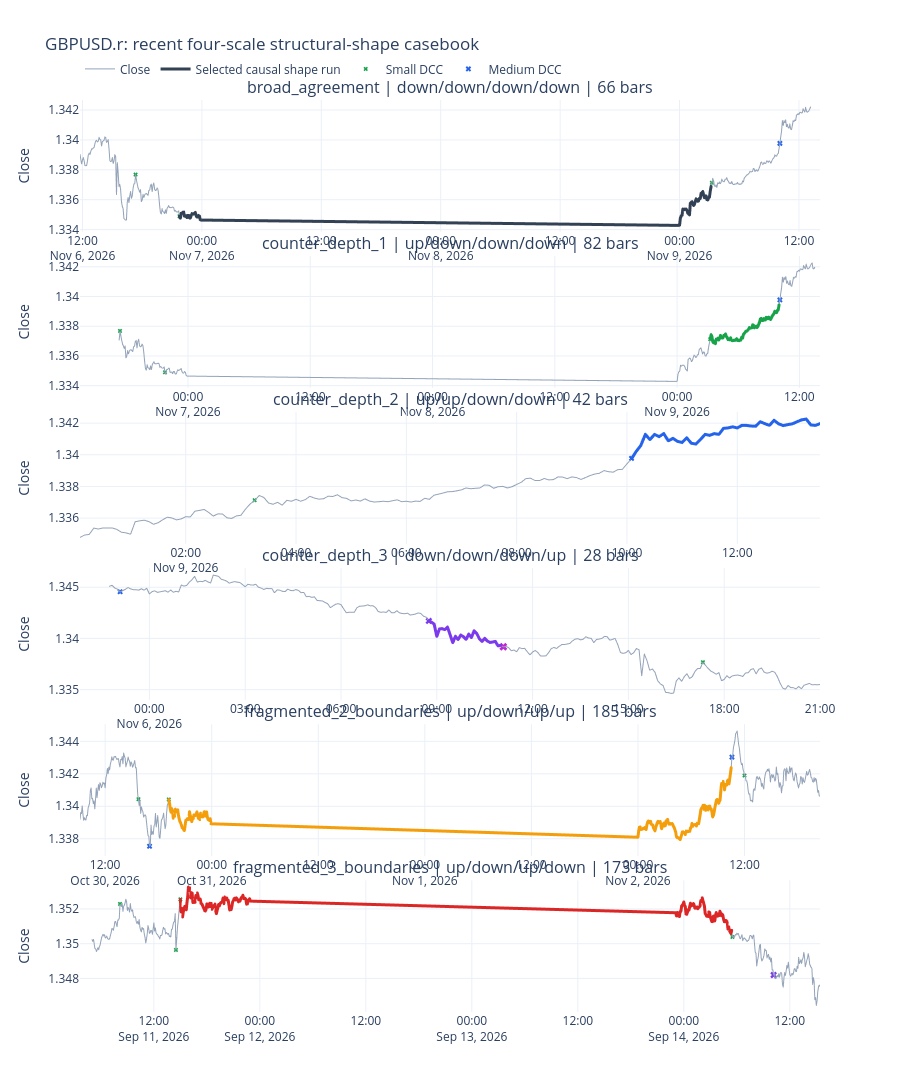

The code cell stored with this chart in its notebook:
### Code cell
def plot_shape_casebook(close: pd.Series, examples: pd.DataFrame) -> go.Figure:
    figure = make_subplots(
        rows=len(examples),
        cols=1,
        vertical_spacing=min(0.045, 0.16 / len(examples)),
        subplot_titles=[
            f"{example.hierarchy_shape} | {example.configuration} | {example.bars} bars"
            for example in examples.itertuples(index=False)
        ],
    )

    for row_number, example in enumerate(examples.itertuples(index=False), start=1):
        window_start_position = max(0, int(example.start_position) - CASEBOOK_BARS_BEFORE)
        window_end_position = min(
            len(close), int(example.end_position) + CASEBOOK_BARS_AFTER + 1
        )
        price_window = close.iloc[window_start_position:window_end_position]
        active_prices = close.iloc[int(example.start_position):int(example.end_position) + 1]
        figure.add_trace(go.Scattergl(
            x=price_window.index,
            y=price_window.to_numpy(),
            mode="lines",
            name="Close",
            legendgroup="close",
            showlegend=row_number == 1,
            line={"color": "#94a3b8", "width": 1.0},
            hovertemplate="time=%{x}<br>close=%{y:.5f}<extra></extra>",
        ), row=row_number, col=1)
        figure.add_trace(go.Scattergl(
            x=active_prices.index,
            y=active_prices.to_numpy(),
            mode="lines",
            name="Selected causal shape run",
            legendgroup="active_shape",
            showlegend=row_number == 1,
            line={"color": shape_colors[example.hierarchy_shape], "width": 3.0},
            hovertemplate="active shape<br>time=%{x}<br>close=%{y:.5f}<extra></extra>",
        ), row=row_number, col=1)

        for scale in SCALE_ORDER:
            ledger = event_ledgers[scale]
            visible_dccs = ledger.loc[
                ledger["dcc_idx"].between(price_window.index[0], price_window.index[-1])
            ]
            if visible_dccs.empty:
                continue
            figure.add_trace(go.Scatter(
                x=visible_dccs["dcc_idx"],
                y=visible_dccs["dcc_price"],
                mode="markers",
                name=f"{scale.value.title()} DCC",
                legendgroup=f"{scale.value}_dcc",
                showlegend=row_number == 1,
                marker={
                    "color": SCALE_SETTINGS[scale]["up_color"],
                    "size": 4 + SCALE_ORDER.index(scale),
                    "symbol": "x",
                },
                customdata=visible_dccs[["event_id", "direction"]].to_numpy(),
                hovertemplate=(
                    f"{scale.value.title()} DCC<br>time=%{{x}}<br>price=%{{y:.5f}}<br>"
                    "completed event=%{customdata[0]}<br>"
                    "completed direction=%{customdata[1]}<extra></extra>"
                ),
            ), row=row_number, col=1)
        figure.update_yaxes(title_text="Close", row=row_number, col=1)

    figure.update_layout(
        title=f"{SYMBOL}: recent four-scale structural-shape casebook",
        template="plotly_white",
        height=max(900, 290 * len(examples)),
        hovermode="closest",
        legend={"orientation": "h", "y": 1.05, "x": 0.0},
    )
    return figure


plot_shape_casebook(prices, shape_examples).show()

### Figure 1 — Plotly figure (JSON) as saved in the notebook; plotly's stock layout.template omitted (floating-point values rounded to 4 significant figures; data arrays with more than 128 entries replaced by an {"elided": "..."} marker saying what was removed)
{"data": [{"hovertemplate": "time=%{x}<br>close=%{y:.5f}<extra></extra>", "legendgroup": "close", "line": {"color": "#94a3b8", "width": 1.0}, "mode": "lines", "name": "Close", "showlegend": true, "x": {"elided": "306 str values"}, "y": {"elided": "306 float values"}, "type": "scattergl", "xaxis": "x", "yaxis": "y"}, {"hovertemplate": "active shape<br>time=%{x}<br>close=%{y:.5f}<extra></extra>", "legendgroup": "active_shape", "line": {"color": "#334155", "width": 3.0}, "mode": "lines", "name": "Selected causal shape run", "showlegend": true, "x": ["2026-11-06T21:45:00+02:00", "2026-11-06T21:50:00+02:00", "2026-11-06T21:55:00+02:00", "2026-11-06T22:00:00+02:00", "2026-11-06T22:05:00+02:00", "2026-11-06T22:10:00+02:00", "2026-11-06T22:15:00+02:00", "2026-11-06T22:20:00+02:00", "2026-11-06T22:25:00+02:00", "2026-11-06T22:30:00+02:00", "2026-11-06T22:35:00+02:00", "2026-11-06T22:40:00+02:00", "2026-11-06T22:45:00+02:00", "2026-11-06T22:50:00+02:00", "2026-11-06T22:55:00+02:00", "2026-11-06T23:00:00+02:00", "2026-11-06T23:05:00+02:00", "2026-11-06T23:10:00+02:00", "2026-11-06T23:15:00+02:00", "2026-11-06T23:20:00+02:00", "2026-11-06T23:25:00+02:00", "2026-11-06T23:30:00+02:00", "2026-11-06T23:35:00+02:00", "2026-11-06T23:40:00+02:00", "2026-11-06T23:45:00+02:00", "2026-11-06T23:50:00+02:00", "2026-11-06T23:55:00+02:00", "2026-11-09T00:00:00+02:00", "2026-11-09T00:05:00+02:00", "2026-11-09T00:10:00+02:00", "2026-11-09T00:15:00+02:00", "2026-11-09T00:20:00+02:00", "2026-11-09T00:25:00+02:00", "2026-11-09T00:30:00+02:00", "2026-11-09T00:35:00+02:00", "2026-11-09T00:40:00+02:00", "2026-11-09T00:45:00+02:00", "2026-11-09T00:50:00+02:00", "2026-11-09T00:55:00+02:00", "2026-11-09T01:00:00+02:00", "2026-11-09T01:05:00+02:00", "2026-11-09T01:10:00+02:00", "2026-11-09T01:15:00+02:00", "2026-11-09T01:20:00+02:00", "2026-11-09T01:25:00+02:00", "2026-11-09T01:30:00+02:00", "2026-11-09T01:35:00+02:00", "2026-11-09T01:40:00+02:00", "2026-11-09T01:45:00+02:00", "2026-11-09T01:50:00+02:00", "2026-11-09T01:55:00+02:00", "2026-11-09T02:00:00+02:00", "2026-11-09T02:05:00+02:00", "2026-11-09T02:10:00+02:00", "2026-11-09T02:15:00+02:00", "2026-11-09T02:20:00+02:00", "2026-11-09T02:25:00+02:00", "2026-11-09T02:30:00+02:00", "2026-11-09T02:35:00+02:00", "2026-11-09T02:40:00+02:00", "2026-11-09T02:45:00+02:00", "2026-11-09T02:50:00+02:00", "2026-11-09T02:55:00+02:00", "2026-11-09T03:00:00+02:00", "2026-11-09T03:05:00+02:00", "2026-11-09T03:10:00+02:00"], "y": [1.335, 1.335, 1.335, 1.335, 1.335, 1.335, 1.335, 1.335, 1.335, 1.335, 1.335, 1.335, 1.335, 1.335, 1.335, 1.335, 1.335, 1.335, 1.335, 1.335, 1.335, 1.335, 1.335, 1.335, 1.335, 1.335, 1.335, 1.334, 1.335, 1.335, 1.335, 1.335, 1.335, 1.335, 1.335, 1.335, 1.335, 1.335, 1.335, 1.335, 1.336, 1.336, 1.336, 1.336, 1.336, 1.336, 1.336, 1.336, 1.336, 1.336, 1.336, 1.336, 1.336, 1.336, 1.337, 1.337, 1.336, 1.336, 1.336, 1.336, 1.336, 1.336, 1.336, 1.336, 1.337, 1.337], "type": "scattergl", "xaxis": "x", "yaxis": "y"}, {"customdata": [["S2695", "down"], ["S2696", "up"], ["S2697", "down"]], "hovertemplate": "Small DCC<br>time=%{x}<br>price=%{y:.5f}<br>completed event=%{customdata[0]}<br>completed direction=%{customdata[1]}<extra></extra>", "legendgroup": "small_dcc", "marker": {"color": "#16a34a", "size": 4, "symbol": "x"}, "mode": "markers", "name": "Small DCC", "showlegend": true, "x": ["2026-11-06T17:20:00.000000", "2026-11-06T21:45:00.000000", "2026-11-09T03:15:00.000000"], "y": [1.338, 1.335, 1.337], "type": "scatter", "xaxis": "x", "yaxis": "y"}, {"customdata": [["M839", "down"]], "hovertemplate": "Medium DCC<br>time=%{x}<br>price=%{y:.5f}<br>completed event=%{customdata[0]}<br>completed direction=%{customdata[1]}<extra></extra>", "legendgroup": "medium_dcc", "marker": {"color": "#2563eb", "size": 5, "symbol": "x"}, "mode": "markers", "name": "Medium DCC", "showlegend": true, "x": ["2026-11-09T10:05:00.000000"], "y": [1.34], "type": "scatter", "xaxis": "x", "yaxis": "y"}, {"hovertemplate": "time=%{x}<br>close=%{y:.5f}<extra></extra>", "legendgroup": "close", "line": {"color": "#94a3b8", "width": 1.0}, "mode": "lines", "name": "Close", "showlegend": false, "x": {"elided": "244 str values"}, "y": {"elided": "244 float values"}, "type": "scattergl", "xaxis": "x2", "yaxis": "y2"}, {"hovertemplate": "active shape<br>time=%{x}<br>close=%{y:.5f}<extra></extra>", "legendgroup": "active_shape", "line": {"color": "#16a34a", "width": 3.0}, "mode": "lines", "name": "Selected causal shape run", "showlegend": false, "x": ["2026-11-09T03:15:00+02:00", "2026-11-09T03:20:00+02:00", "2026-11-09T03:25:00+02:00", "2026-11-09T03:30:00+02:00", "2026-11-09T03:35:00+02:00", "2026-11-09T03:40:00+02:00", "2026-11-09T03:45:00+02:00", "2026-11-09T03:50:00+02:00", "2026-11-09T03:55:00+02:00", "2026-11-09T04:00:00+02:00", "2026-11-09T04:05:00+02:00", "2026-11-09T04:10:00+02:00", "2026-11-09T04:15:00+02:00", "2026-11-09T04:20:00+02:00", "2026-11-09T04:25:00+02:00", "2026-11-09T04:30:00+02:00", "2026-11-09T04:35:00+02:00", "2026-11-09T04:40:00+02:00", "2026-11-09T04:45:00+02:00", "2026-11-09T04:50:00+02:00", "2026-11-09T04:55:00+02:00", "2026-11-09T05:00:00+02:00", "2026-11-09T05:05:00+02:00", "2026-11-09T05:10:00+02:00", "2026-11-09T05:15:00+02:00", "2026-11-09T05:20:00+02:00", "2026-11-09T05:25:00+02:00", "2026-11-09T05:30:00+02:00", "2026-11-09T05:35:00+02:00", "2026-11-09T05:40:00+02:00", "2026-11-09T05:45:00+02:00", "2026-11-09T05:50:00+02:00", "2026-11-09T05:55:00+02:00", "2026-11-09T06:00:00+02:00", "2026-11-09T06:05:00+02:00", "2026-11-09T06:10:00+02:00", "2026-11-09T06:15:00+02:00", "2026-11-09T06:20:00+02:00", "2026-11-09T06:25:00+02:00", "2026-11-09T06:30:00+02:00", "2026-11-09T06:35:00+02:00", "2026-11-09T06:40:00+02:00", "2026-11-09T06:45:00+02:00", "2026-11-09T06:50:00+02:00", "2026-11-09T06:55:00+02:00", "2026-11-09T07:00:00+02:00", "2026-11-09T07:05:00+02:00", "2026-11-09T07:10:00+02:00", "2026-11-09T07:15:00+02:00", "2026-11-09T07:20:00+02:00", "2026-11-09T07:25:00+02:00", "2026-11-09T07:30:00+02:00", "2026-11-09T07:35:00+02:00", "2026-11-09T07:40:00+02:00", "2026-11-09T07:45:00+02:00", "2026-11-09T07:50:00+02:00", "2026-11-09T07:55:00+02:00", "2026-11-09T08:00:00+02:00", "2026-11-09T08:05:00+02:00", "2026-11-09T08:10:00+02:00", "2026-11-09T08:15:00+02:00", "2026-11-09T08:20:00+02:00", "2026-11-09T08:25:00+02:00", "2026-11-09T08:30:00+02:00", "2026-11-09T08:35:00+02:00", "2026-11-09T08:40:00+02:00", "2026-11-09T08:45:00+02:00", "2026-11-09T08:50:00+02:00", "2026-11-09T08:55:00+02:00", "2026-11-09T09:00:00+02:00", "2026-11-09T09:05:00+02:00", "2026-11-09T09:10:00+02:00", "2026-11-09T09:15:00+02:00", "2026-11-09T09:20:00+02:00", "2026-11-09T09:25:00+02:00", "2026-11-09T09:30:00+02:00", "2026-11-09T09:35:00+02:00", "2026-11-09T09:40:00+02:00", "2026-11-09T09:45:00+02:00", "2026-11-09T09:50:00+02:00", "2026-11-09T09:55:00+02:00", "2026-11-09T10:00:00+02:00"], "y": [1.337, 1.337, 1.337, 1.337, 1.337, 1.337, 1.337, 1.337, 1.337, 1.337, 1.337, 1.337, 1.337, 1.337, 1.337, 1.337, 1.337, 1.337, 1.337, 1.337, 1.337, 1.337, 1.337, 1.337, 1.337, 1.337, 1.337, 1.337, 1.337, 1.337, 1.337, 1.337, 1.337, 1.337, 1.337, 1.337, 1.337, 1.337, 1.337, 1.337, 1.338, 1.338, 1.338, 1.338, 1.338, 1.338, 1.338, 1.338, 1.338, 1.338, 1.338, 1.338, 1.338, 1.338, 1.338, 1.338, 1.338, 1.338, 1.338, 1.339, 1.339, 1.338, 1.338, 1.339, 1.338, 1.338, 1.339, 1.339, 1.339, 1.339, 1.339, 1.338, 1.339, 1.339, 1.339, 1.339, 1.339, 1.339, 1.339, 1.339, 1.339, 1.339], "type": "scattergl", "xaxis": "x2", "yaxis": "y2"}, {"customdata": [["S2695", "down"], ["S2696", "up"], ["S2697", "down"]], "hovertemplate": "Small DCC<br>time=%{x}<br>price=%{y:.5f}<br>completed event=%{customdata[0]}<br>completed direction=%{customdata[1]}<extra></extra>", "legendgroup": "small_dcc", "marker": {"color": "#16a34a", "size": 4, "symbol": "x"}, "mode": "markers", "name": "Small DCC", "showlegend": false, "x": ["2026-11-06T17:20:00.000000", "2026-11-06T21:45:00.000000", "2026-11-09T03:15:00.000000"], "y": [1.338, 1.335, 1.337], "type": "scatter", "xaxis": "x2", "yaxis": "y2"}, {"customdata": [["M839", "down"]], "hovertemplate": "Medium DCC<br>time=%{x}<br>price=%{y:.5f}<br>completed event=%{customdata[0]}<br>completed direction=%{customdata[1]}<extra></extra>", "legendgroup": "medium_dcc", "marker": {"color": "#2563eb", "size": 5, "symbol": "x"}, "mode": "markers", "name": "Medium DCC", "showlegend": false, "x": ["2026-11-09T10:05:00.000000"], "y": [1.34], "type": "scatter", "xaxis": "x2", "yaxis": "y2"}, {"hovertemplate": "time=%{x}<br>close=%{y:.5f}<extra></extra>", "legendgroup": "close", "line": {"color": "#94a3b8", "width": 1.0}, "mode": "lines", "name": "Close", "showlegend": false, "x": {"elided": "162 str values"}, "y": {"elided": "162 float values"}, "type": "scattergl", "xaxis": "x3", "yaxis": "y3"}, {"hovertemplate": "active shape<br>time=%{x}<br>close=%{y:.5f}<extra></extra>", "legendgroup": "active_shape", "line": {"color": "#2563eb", "width": 3.0}, "mode": "lines", "name": "Selected causal shape run", "showlegend": false, "x": ["2026-11-09T10:05:00+02:00", "2026-11-09T10:10:00+02:00", "2026-11-09T10:15:00+02:00", "2026-11-09T10:20:00+02:00", "2026-11-09T10:25:00+02:00", "2026-11-09T10:30:00+02:00", "2026-11-09T10:35:00+02:00", "2026-11-09T10:40:00+02:00", "2026-11-09T10:45:00+02:00", "2026-11-09T10:50:00+02:00", "2026-11-09T10:55:00+02:00", "2026-11-09T11:00:00+02:00", "2026-11-09T11:05:00+02:00", "2026-11-09T11:10:00+02:00", "2026-11-09T11:15:00+02:00", "2026-11-09T11:20:00+02:00", "2026-11-09T11:25:00+02:00", "2026-11-09T11:30:00+02:00", "2026-11-09T11:35:00+02:00", "2026-11-09T11:40:00+02:00", "2026-11-09T11:45:00+02:00", "2026-11-09T11:50:00+02:00", "2026-11-09T11:55:00+02:00", "2026-11-09T12:00:00+02:00", "2026-11-09T12:05:00+02:00", "2026-11-09T12:10:00+02:00", "2026-11-09T12:15:00+02:00", "2026-11-09T12:20:00+02:00", "2026-11-09T12:25:00+02:00", "2026-11-09T12:30:00+02:00", "2026-11-09T12:35:00+02:00", "2026-11-09T12:40:00+02:00", "2026-11-09T12:45:00+02:00", "2026-11-09T12:50:00+02:00", "2026-11-09T12:55:00+02:00", "2026-11-09T13:00:00+02:00", "2026-11-09T13:05:00+02:00", "2026-11-09T13:10:00+02:00", "2026-11-09T13:15:00+02:00", "2026-11-09T13:20:00+02:00", "2026-11-09T13:25:00+02:00", "2026-11-09T13:30:00+02:00"], "y": [1.34, 1.34, 1.341, 1.341, 1.341, 1.341, 1.341, 1.341, 1.341, 1.341, 1.341, 1.341, 1.341, 1.341, 1.341, 1.341, 1.341, 1.341, 1.341, 1.341, 1.342, 1.342, 1.342, 1.342, 1.342, 1.342, 1.342, 1.342, 1.342, 1.342, 1.342, 1.342, 1.342, 1.342, 1.342, 1.342, 1.342, 1.342, 1.342, 1.342, 1.342, 1.342], "type": "scattergl", "xaxis": "x3", "yaxis": "y3"}, {"customdata": [["S2697", "down"]], "hovertemplate": "Small DCC<br>time=%{x}<br>price=%{y:.5f}<br>completed event=%{customdata[0]}<br>completed direction=%{customdata[1]}<extra></extra>", "legendgroup": "small_dcc", "marker": {"color": "#16a34a", "size": 4, "symbol": "x"}, "mode": "markers", "name": "Small DCC", "showlegend": false, "x": ["2026-11-09T03:15:00.000000"], "y": [1.337], "type": "scatter", "xaxis": "x3", "yaxis": "y3"}, {"customdata": [["M839", "down"]], "hovertemplate": "Medium DCC<br>time=%{x}<br>price=%{y:.5f}<br>completed event=%{customdata[0]}<br>completed direction=%{customdata[1]}<extra></extra>", "legendgroup": "medium_dcc", "marker": {"color": "#2563eb", "size": 5, "symbol": "x"}, "mode": "markers", "name": "Medium DCC", "showlegend": false, "x": ["2026-11-09T10:05:00.000000"], "y": [1.34], "type": "scatter", "xaxis": "x3", "yaxis": "y3"}, {"hovertemplate": "time=%{x}<br>close=%{y:.5f}<extra></extra>", "legendgroup": "close", "line": {"color": "#94a3b8", "width": 1.0}, "mode": "lines", "name": "Close", "showlegend": false, "x": {"elided": "268 str values"}, "y": {"elided": "268 float values"}, "type": "scattergl", "xaxis": "x4", "yaxis": "y4"}, {"hovertemplate": "active shape<br>time=%{x}<br>close=%{y:.5f}<extra></extra>", "legendgroup": "active_shape", "line": {"color": "#7c3aed", "width": 3.0}, "mode": "lines", "name": "Selected causal shape run", "showlegend": false, "x": ["2026-11-06T08:45:00+02:00", "2026-11-06T08:50:00+02:00", "2026-11-06T08:55:00+02:00", "2026-11-06T09:00:00+02:00", "2026-11-06T09:05:00+02:00", "2026-11-06T09:10:00+02:00", "2026-11-06T09:15:00+02:00", "2026-11-06T09:20:00+02:00", "2026-11-06T09:25:00+02:00", "2026-11-06T09:30:00+02:00", "2026-11-06T09:35:00+02:00", "2026-11-06T09:40:00+02:00", "2026-11-06T09:45:00+02:00", "2026-11-06T09:50:00+02:00", "2026-11-06T09:55:00+02:00", "2026-11-06T10:00:00+02:00", "2026-11-06T10:05:00+02:00", "2026-11-06T10:10:00+02:00", "2026-11-06T10:15:00+02:00", "2026-11-06T10:20:00+02:00", "2026-11-06T10:25:00+02:00", "2026-11-06T10:30:00+02:00", "2026-11-06T10:35:00+02:00", "2026-11-06T10:40:00+02:00", "2026-11-06T10:45:00+02:00", "2026-11-06T10:50:00+02:00", "2026-11-06T10:55:00+02:00", "2026-11-06T11:00:00+02:00"], "y": [1.342, 1.342, 1.341, 1.34, 1.341, 1.341, 1.341, 1.341, 1.34, 1.34, 1.34, 1.34, 1.34, 1.34, 1.34, 1.34, 1.34, 1.341, 1.341, 1.34, 1.34, 1.34, 1.34, 1.34, 1.34, 1.34, 1.339, 1.339], "type": "scattergl", "xaxis": "x4", "yaxis": "y4"}, {"customdata": [["S2695", "down"]], "hovertemplate": "Small DCC<br>time=%{x}<br>price=%{y:.5f}<br>completed event=%{customdata[0]}<br>completed direction=%{customdata[1]}<extra></extra>", "legendgroup": "small_dcc", "marker": {"color": "#16a34a", "size": 4, "symbol": "x"}, "mode": "markers", "name": "Small DCC", "showlegend": false, "x": ["2026-11-06T17:20:00.000000"], "y": [1.338], "type": "scatter", "xaxis": "x4", "yaxis": "y4"}, {"customdata": [["M838", "up"]], "hovertemplate": "Medium DCC<br>time=%{x}<br>price=%{y:.5f}<br>completed event=%{customdata[0]}<br>completed direction=%{customdata[1]}<extra></extra>", "legendgroup": "medium_dcc", "marker": {"color": "#2563eb", "size": 5, "symbol": "x"}, "mode": "markers", "name": "Medium DCC", "showlegend": false, "x": ["2026-11-05T23:05:00.000000"], "y": [1.345], "type": "scatter", "xaxis": "x4", "yaxis": "y4"}, {"customdata": [["L392", "up"]], "hovertemplate": "Large DCC<br>time=%{x}<br>price=%{y:.5f}<br>completed event=%{customdata[0]}<br>completed direction=%{customdata[1]}<extra></extra>", "legendgroup": "large_dcc", "marker": {"color": "#7c3aed", "size": 6, "symbol": "x"}, "mode": "markers", "name": "Large DCC", "showlegend": false, "x": ["2026-11-06T08:45:00.000000"], "y": [1.342], "type": "scatter", "xaxis": "x4", "yaxis": "y4"}, {"customdata": [["X220", "up"]], "hovertemplate": "Macro DCC<br>time=%{x}<br>price=%{y:.5f}<br>completed event=%{customdata[0]}<br>completed direction=%{customdata[1]}<extra></extra>", "legendgroup": "macro_dcc", "marker": {"color": "#c026d3", "size": 7, "symbol": "x"}, "mode": "markers", "name": "Macro DCC", "showlegend": false, "x": ["2026-11-06T11:05:00.000000"], "y": [1.339], "type": "scatter", "xaxis": "x4", "yaxis": "y4"}, {"hovertemplate": "time=%{x}<br>close=%{y:.5f}<extra></extra>", "legendgroup": "close", "line": {"color": "#94a3b8", "width": 1.0}, "mode": "lines", "name": "Close", "showlegend": false, "x": {"elided": "425 str values"}, "y": {"elided": "425 float values"}, "type": "scattergl", "xaxis": "x5", "yaxis": "y5"}, {"hovertemplate": "active shape<br>time=%{x}<br>close=%{y:.5f}<extra></extra>", "legendgroup": "active_shape", "line": {"color": "#f59e0b", "width": 3.0}, "mode": "lines", "name": "Selected causal shape run", "showlegend": false, "x": {"elided": "185 str values"}, "y": {"elided": "185 float values"}, "type": "scattergl", "xaxis": "x5", "yaxis": "y5"}, {"customdata": [["S2684", "up"], ["S2685", "down"], ["S2686", "up"]], "hovertemplate": "Small DCC<br>time=%{x}<br>price=%{y:.5f}<br>completed event=%{customdata[0]}<br>completed direction=%{customdata[1]}<extra></extra>", "legendgroup": "small_dcc", "marker": {"color": "#16a34a", "size": 4, "symbol": "x"}, "mode": "markers", "name": "Small DCC", "showlegend": false, "x": ["2026-10-30T15:45:00.000000", "2026-10-30T19:10:00.000000", "2026-11-02T12:00:00.000000"], "y": [1.34, 1.34, 1.342], "type": "scatter", "xaxis": "x5", "yaxis": "y5"}, {"customdata": [["M836", "up"], ["M837", "down"]], "hovertemplate": "Medium DCC<br>time=%{x}<br>price=%{y:.5f}<br>completed event=%{customdata[0]}<br>completed direction=%{customdata[1]}<extra></extra>", "legendgroup": "medium_dcc", "marker": {"color": "#2563eb", "size": 5, "symbol": "x"}, "mode": "markers", "name": "Medium DCC", "showlegend": false, "x": ["2026-10-30T17:00:00.000000", "2026-11-02T10:35:00.000000"], "y": [1.338, 1.343], "type": "scatter", "xaxis": "x5", "yaxis": "y5"}, {"hovertemplate": "time=%{x}<br>close=%{y:.5f}<extra></extra>", "legendgroup": "close", "line": {"color": "#94a3b8", "width": 1.0}, "mode": "lines", "name": "Close", "showlegend": false, "x": {"elided": "413 str values"}, "y": {"elided": "413 float values"}, "type": "scattergl", "xaxis": "x6", "yaxis": "y6"}, {"hovertemplate": "active shape<br>time=%{x}<br>close=%{y:.5f}<extra></extra>", "legendgroup": "active_shape", "line": {"color": "#dc2626", "width": 3.0}, "mode": "lines", "name": "Selected causal shape run", "showlegend": false, "x": {"elided": "173 str values"}, "y": {"elided": "173 float values"}, "type": "scattergl", "xaxis": "x6", "yaxis": "y6"}, {"customdata": [["S2605", "down"], ["S2606", "up"], ["S2607", "down"], ["S2608", "up"]], "hovertemplate": "Small DCC<br>time=%{x}<br>price=%{y:.5f}<br>completed event=%{customdata[0]}<br>completed direction=%{customdata[1]}<extra></extra>", "legendgroup": "small_dcc", "marker": {"color": "#16a34a", "size": 4, "symbol": "x"}, "mode": "markers", "name": "Small DCC", "showlegend": false, "x": ["2026-09-11T08:10:00.000000", "2026-09-11T14:30:00.000000", "2026-09-11T15:00:00.000000", "2026-09-14T05:30:00.000000"], "y": [1.352, 1.35, 1.353, 1.35], "type": "scatter", "xaxis": "x6", "yaxis": "y6"}, {"customdata": [["L382", "up"]], "hovertemplate": "Large DCC<br>time=%{x}<br>price=%{y:.5f}<br>completed event=%{customdata[0]}<br>completed direction=%{customdata[1]}<extra></extra>", "legendgroup": "large_dcc", "marker": {"color": "#7c3aed", "size": 6, "symbol": "x"}, "mode": "markers", "name": "Large DCC", "showlegend": false, "x": ["2026-09-14T10:10:00.000000"], "y": [1.348], "type": "scatter", "xaxis": "x6", "yaxis": "y6"}], "layout": {"xaxis": {"anchor": "y", "domain": [0.0, 1.0]}, "yaxis": {"anchor": "x", "domain": [0.8556, 1.0], "title": {"text": "Close"}}, "xaxis2": {"anchor": "y2", "domain": [0.0, 1.0]}, "yaxis2": {"anchor": "x2", "domain": [0.6844, 0.8289], "title": {"text": "Close"}}, "xaxis3": {"anchor": "y3", "domain": [0.0, 1.0]}, "yaxis3": {"anchor": "x3", "domain": [0.5133, 0.6578], "title": {"text": "Close"}}, "xaxis4": {"anchor": "y4", "domain": [0.0, 1.0]}, "yaxis4": {"anchor": "x4", "domain": [0.3422, 0.4867], "title": {"text": "Close"}}, "xaxis5": {"anchor": "y5", "domain": [0.0, 1.0]}, "yaxis5": {"anchor": "x5", "domain": [0.1711, 0.3156], "title": {"text": "Close"}}, "xaxis6": {"anchor": "y6", "domain": [0.0, 1.0]}, "yaxis6": {"anchor": "x6", "domain": [0.0, 0.1444], "title": {"text": "Close"}}, "annotations": [{"font": {"size": 16}, "showarrow": false, "text": "broad_agreement | down/down/down/down | 66 bars", "x": 0.5, "xanchor": "center", "xref": "paper", "y": 1.0, "yanchor": "bottom", "yref": "paper"}, {"font": {"size": 16}, "showarrow": false, "text": "counter_depth_1 | up/down/down/down | 82 bars", "x": 0.5, "xanchor": "center", "xref": "paper", "y": 0.8289, "yanchor": "bottom", "yref": "paper"}, {"font": {"size": 16}, "showarrow": false, "text": "counter_depth_2 | up/up/down/down | 42 bars", "x": 0.5, "xanchor": "center", "xref": "paper", "y": 0.6578, "yanchor": "bottom", "yref": "paper"}, {"font": {"size": 16}, "showarrow": false, "text": "counter_depth_3 | down/down/down/up | 28 bars", "x": 0.5, "xanchor": "center", "xref": "paper", "y": 0.4867, "yanchor": "bottom", "yref": "paper"}, {"font": {"size": 16}, "showarrow": false, "text": "fragmented_2_boundaries | up/down/up/up | 185 bars", "x": 0.5, "xanchor": "center", "xref": "paper", "y": 0.3156, "yanchor": "bottom", "yref": "paper"}, {"font": {"size": 16}, "showarrow": false, "text": "fragmented_3_boundaries | up/down/up/down | 173 bars", "x": 0.5, "xanchor": "center", "xref": "paper", "y": 0.1444, "yanchor": "bottom", "yref": "paper"}], "legend": {"orientation": "h", "y": 1.05, "x": 0.0}, "title": {"text": "GBPUSD.r: recent four-scale structural-shape casebook"}, "height": 1740, "hovermode": "closest"}}
